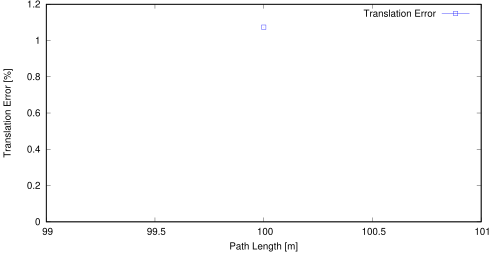

Here is the gnuplot script that generated this plot:
set term postscript eps enhanced color
set output "sub00_tl.eps"
set size ratio 0.5
set yrange [0:*]
set xlabel "Path Length [m]"
set ylabel "Translation Error [%]"
plot "sub00_tl.txt" using 1:($2*100) title 'Translation Error' lc rgb "#0000FF" pt 4 w linespoints
